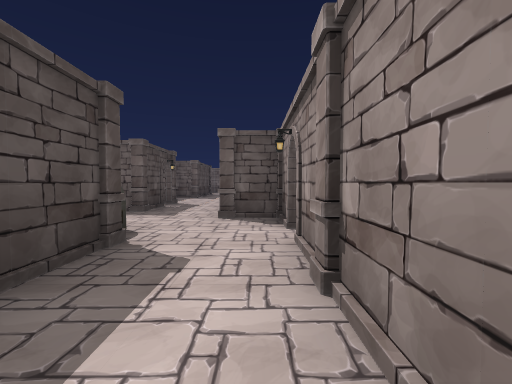
[1] (above)

24 first-person views from a walk through a scene from a Unity 3-D project. The camera is 1.2 m above the floor, tilts 2° down and sees 90° across. The floor is counted in squares, 2 m on a side. Each view is taken from the middle of a square. On the plan, view 1 faces up. The plan holds only what a view shows up to about 9 squares ahead; the rest is blank. Door leaves are left out, so doorways stand open.

[2]
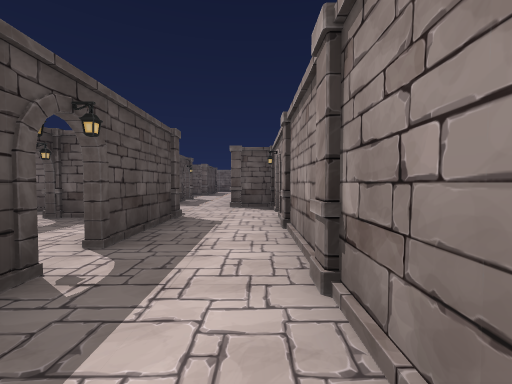

[3]
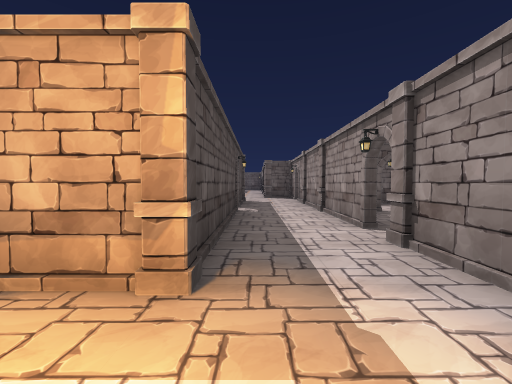

[4]
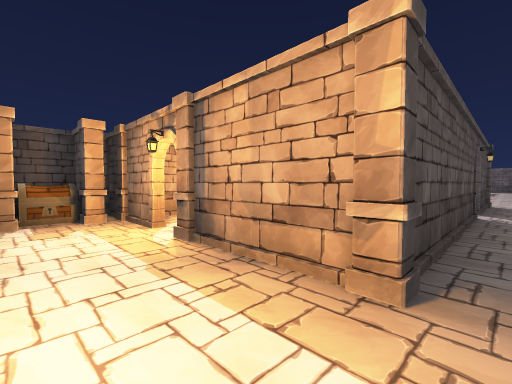

[5]
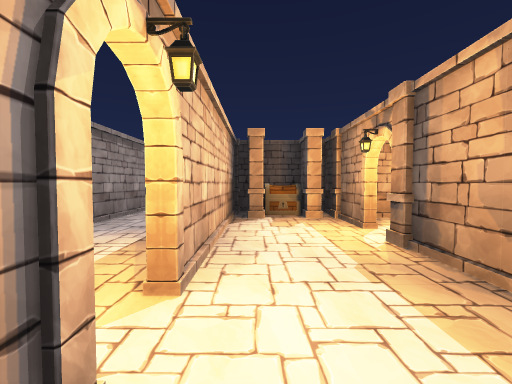

[6]
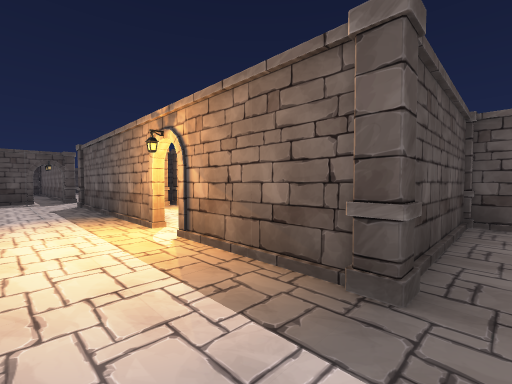

[7]
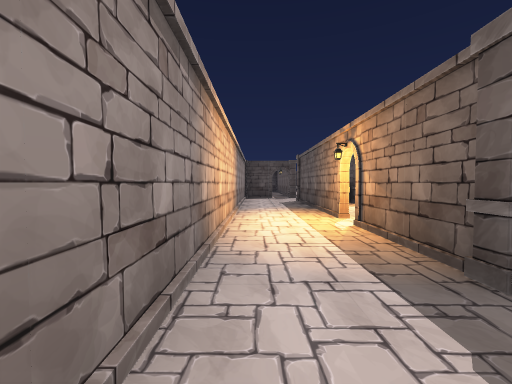

[8]
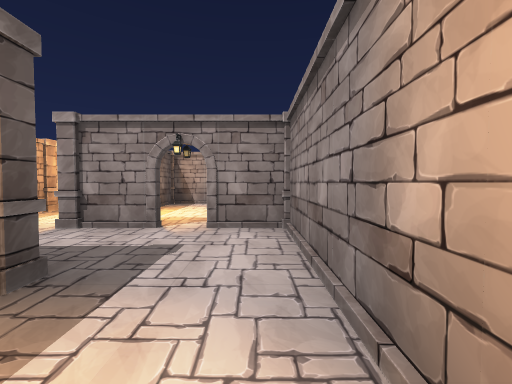

[9]
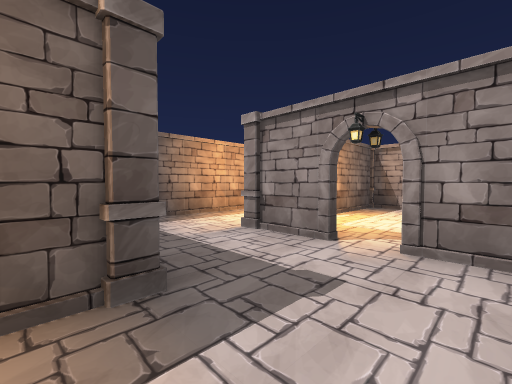

[10]
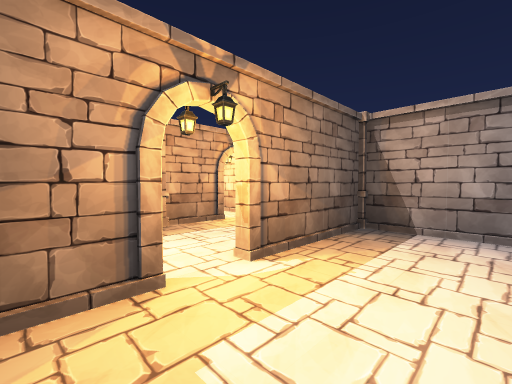

[11]
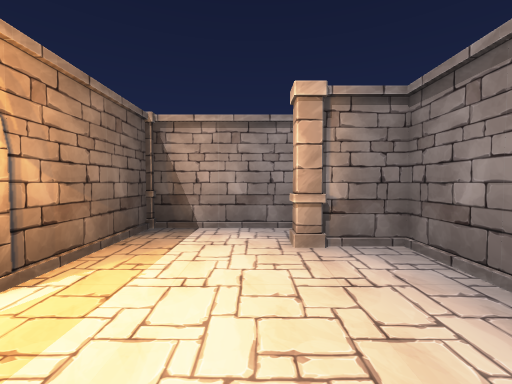

[12]
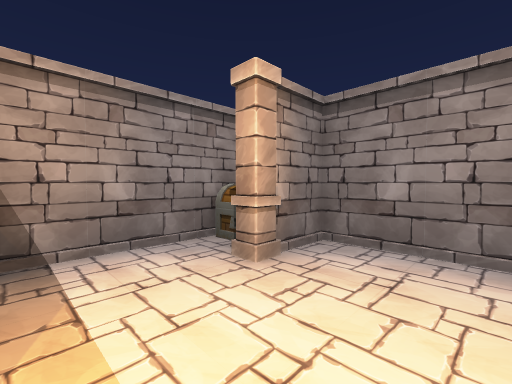

[13]
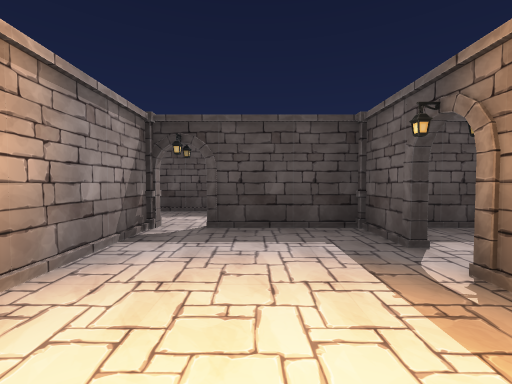

[14]
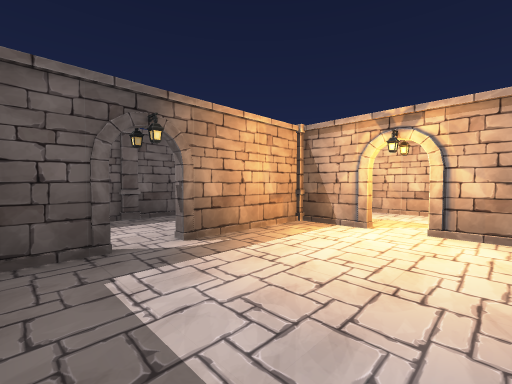

[15]
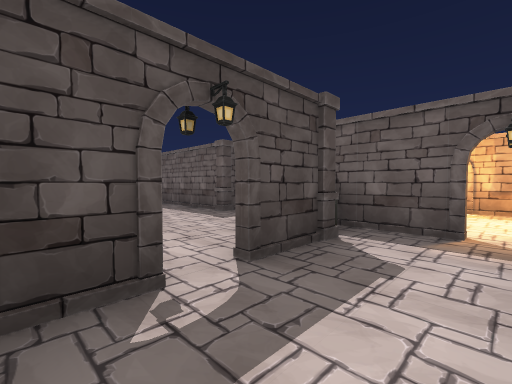

[16]
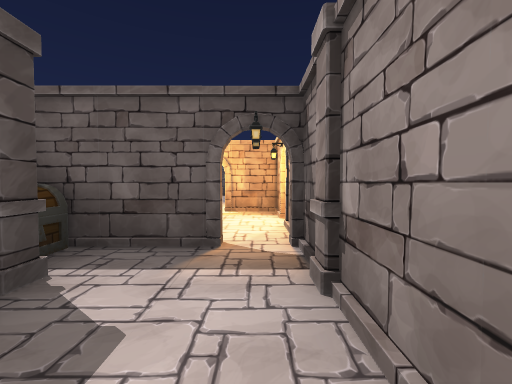

[17]
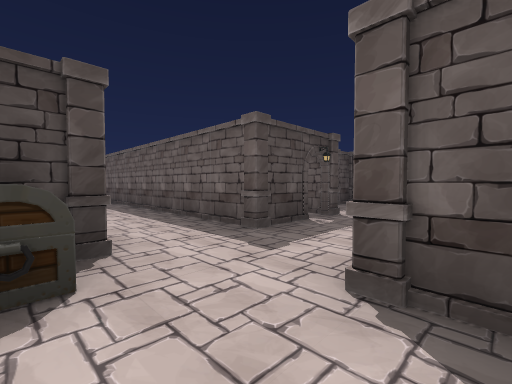

[18]
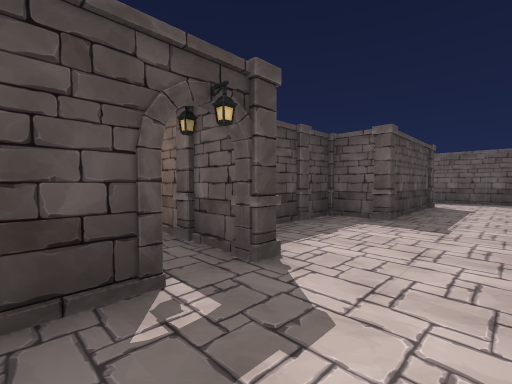

[19]
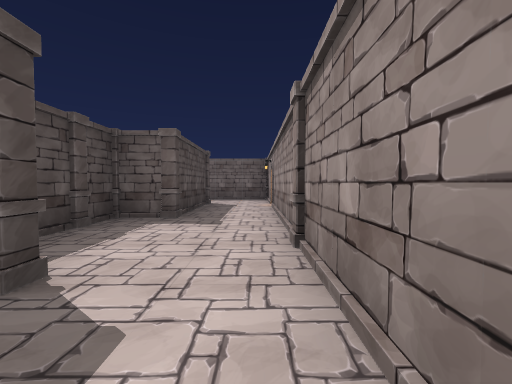

[20]
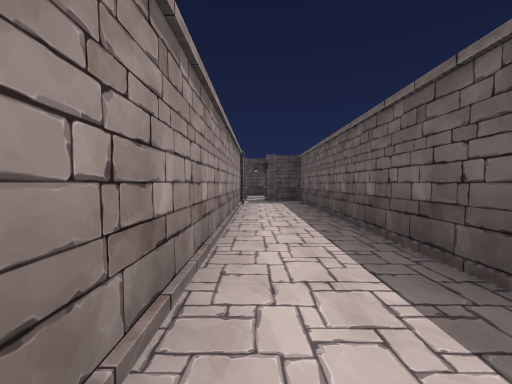

[21]
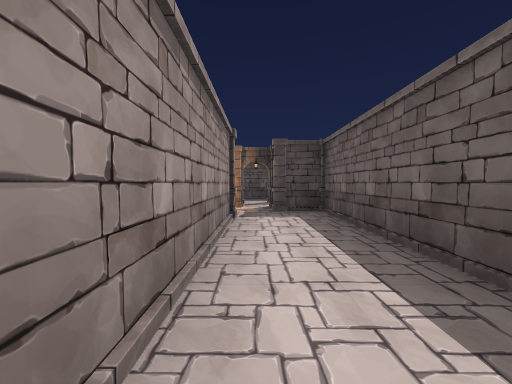

[22]
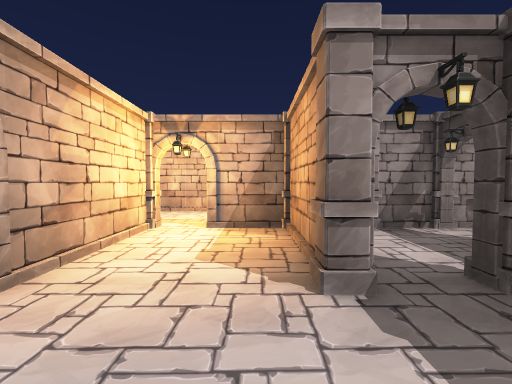

[23]
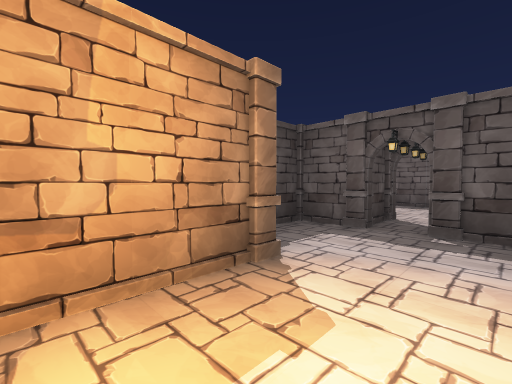

[24]
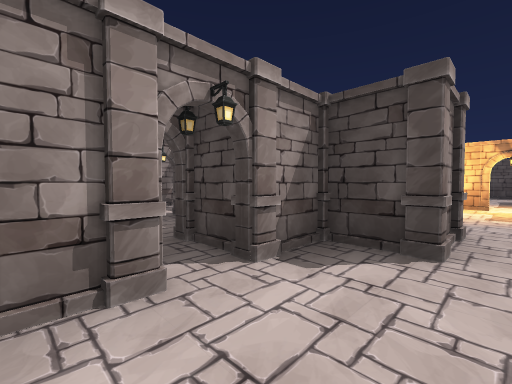

### Floor plan
Ten units are one square. View 1 is at (0, 0); x grows to the right and y downward. Boxes are objects, and circles mark ways between rooms. Rooms are numbered by the first view taken in them; rooms with no view inside come last. Other rooms are left out.
<svg viewBox="-120 -89 190 189">
<path fill="none" stroke="#000" d="M5 5 5 -27M-14 -24 -14 -2M5 46 5 34 14 34M5 28 5 5M-16 45 -26 45M-14 2 -14 41M5 65 -18 65M25 68 25 56M37 56 29 56M-22 65 -64 65M39 85 55 85M64 81 64 64M65 56 42 56M57 36 6 36 6 61M-70 85 25 85 25 72M-84 72 -84 80M45 31 45 22M64 26 64 9M6 -10 6 -2M34 -14 21 -14M6 -28 6 -19M6 -44 6 -32M5 -34 5 -44M9 -55 -1 -55M-24 -35 -24 -30M25 -49 25 -68M-24 -68 -24 -55 -34 -55M-101 -36 -44 -36M-34 -55 -114 -55M-64 -6 -54 -6 -54 6 -64 6M-48 -6 -39 -6M-39 6 -48 6M-75 44 -66 44M-64 50 -64 56M-29 -24 -34 -24M-44 -35 -62 -35M-114 -18 -114 -11M-26 45 -36 45 -36 24M-51 64 -22 64M-54 25 -54 44M18 6 6 6 6 28M14 34 26 34M42 6 22 6M25 -74 25 -84 13 -84"/>
<rect x="-5" y="-15" width="10" height="10" fill="#bbb"><title>pillar</title></rect>
<rect x="-15" y="45" width="10" height="10" fill="#bbb"><title>pillar</title></rect>
<rect x="-5" y="35" width="10" height="10" fill="#bbb"><title>pillar</title></rect>
<rect x="-5" y="5" width="10" height="10" fill="#bbb"><title>pillar</title></rect>
<rect x="-75" y="65" width="10" height="10" fill="#bbb"><title>pillar</title></rect>
<rect x="5" y="65" width="10" height="10" fill="#bbb"><title>pillar</title></rect>
<rect x="15" y="85" width="10" height="10" fill="#bbb"><title>pillar</title></rect>
<rect x="15" y="45" width="10" height="10" fill="#bbb"><title>pillar</title></rect>
<rect x="35" y="35" width="10" height="10" fill="#bbb"><title>pillar</title></rect>
<rect x="45" y="65" width="20" height="10" fill="#bbb"><title>pillar</title></rect>
<rect x="55" y="75" width="10" height="10" fill="#bbb"><title>chest</title></rect>
<rect x="45" y="-5" width="10" height="20" fill="#bbb"><title>pillar</title></rect>
<rect x="15" y="-15" width="10" height="10" fill="#bbb"><title>pillar</title></rect>
<rect x="-25" y="-35" width="10" height="10" fill="#bbb"><title>chest</title></rect>
<rect x="-25" y="-45" width="10" height="10" fill="#bbb"><title>pillar</title></rect>
<rect x="-25" y="-55" width="10" height="10" fill="#bbb"><title>pillar</title></rect>
<rect x="-15" y="-35" width="10" height="10" fill="#bbb"><title>pillar</title></rect>
<rect x="-15" y="-45" width="10" height="10" fill="#bbb"><title>pillar</title></rect>
<rect x="-5" y="-55" width="10" height="10" fill="#bbb"><title>chest</title></rect>
<rect x="5" y="-55" width="10" height="10" fill="#bbb"><title>pillar</title></rect>
<rect x="15" y="-45" width="10" height="10" fill="#bbb"><title>pillar</title></rect>
<rect x="-115" y="-45" width="10" height="10" fill="#bbb"><title>pillar</title></rect>
<rect x="-85" y="55" width="10" height="10" fill="#bbb"><title>pillar</title></rect>
<rect x="-85" y="45" width="10" height="10" fill="#bbb"><title>pillar</title></rect>
<rect x="-85" y="-25" width="10" height="10" fill="#bbb"><title>pillar</title></rect>
<rect x="-75" y="35" width="20" height="10" fill="#bbb"><title>pillar</title></rect>
<rect x="-75" y="25" width="10" height="10" fill="#bbb"><title>pillar</title></rect>
<rect x="-75" y="5" width="10" height="10" fill="#bbb"><title>pillar</title></rect>
<rect x="-75" y="-5" width="10" height="10" fill="#bbb"><title>pillar</title></rect>
<rect x="-65" y="55" width="10" height="10" fill="#bbb"><title>chest</title></rect>
<rect x="-65" y="45" width="10" height="10" fill="#bbb"><title>pillar</title></rect>
<rect x="-65" y="5" width="10" height="10" fill="#bbb"><title>pillar</title></rect>
<rect x="-65" y="-15" width="10" height="10" fill="#bbb"><title>pillar</title></rect>
<rect x="-65" y="-25" width="10" height="10" fill="#bbb"><title>pillar</title></rect>
<rect x="-55" y="15" width="10" height="10" fill="#bbb"><title>pillar</title></rect>
<rect x="-45" y="5" width="10" height="10" fill="#bbb"><title>pillar</title></rect>
<rect x="-45" y="-15" width="10" height="10" fill="#bbb"><title>pillar</title></rect>
<rect x="-45" y="-35" width="10" height="10" fill="#bbb"><title>pillar</title></rect>
<rect x="-55" y="55" width="10" height="10" fill="#bbb"><title>pillar</title></rect>
<rect x="-55" y="45" width="10" height="10" fill="#bbb"><title>pillar</title></rect>
<rect x="-35" y="45" width="10" height="10" fill="#bbb"><title>pillar</title></rect>
<circle cx="0" cy="15" r="3" fill="#2a7"/>
<circle cx="0" cy="-15" r="3" fill="#2a7"/>
<circle cx="-10" cy="0" r="3" fill="#2a7"/>
<circle cx="-20" cy="70" r="3" fill="#2a7"/>
<circle cx="-20" cy="60" r="3" fill="#2a7"/>
<circle cx="10" cy="30" r="3" fill="#2a7"/>
<circle cx="-70" cy="70" r="3" fill="#2a7"/>
<circle cx="30" cy="25" r="3" fill="#2a7"/>
<circle cx="20" cy="-15" r="3" fill="#2a7"/>
<circle cx="20" cy="10" r="3" fill="#2a7"/>
<circle cx="-30" cy="-40" r="3" fill="#2a7"/>
<circle cx="15" cy="-60" r="3" fill="#2a7"/>
<circle cx="-40" cy="35" r="3" fill="#2a7"/>
<circle cx="-50" cy="55" r="3" fill="#2a7"/>
<text x="0" y="-10">1</text>
<text x="0" y="40">2</text>
<text x="10" y="70">3</text>
<text x="50" y="20">4</text>
<text x="20" y="-10">5</text>
<text x="0" y="-40">6</text>
<text x="-80" y="-40">7</text>
<text x="-60" y="10">8</text>
<text x="-40" y="50">9</text>
<text x="20" y="20">10</text>
<text x="10" y="-70">11</text>
</svg>
Room 1 opens to room 2. Room 1 opens to room 6. Room 1 opens to room 8. Room 2 opens to room 3. Room 2 opens to room 9. Room 2 opens to room 10. Room 3 opens to room 8. Room 4 opens to room 10. Room 5 opens to room 6. Room 5 opens to room 10. Room 6 opens to room 7. Room 6 opens to room 11. Room 8 opens to room 9.

Where each view was taken, in squares from view 1:
view 1: 0 up, 0 right, facing up
view 2: 2 down, 0 right, facing up
view 3: 6 down, 1 left, facing up
view 4: 6 down, 1 left, facing up-left
view 5: 6 down, 1 left, facing left
view 6: 8 down, 1 right, facing up-left
view 7: 8 down, 2 right, facing left
view 8: 8 down, 1 left, facing right
view 9: 8 down, 0 right, facing up-right
view 10: 7 down, 3 right, facing up-right
view 11: 7 down, 3 right, facing right
view 12: 6 down, 4 right, facing down-right
view 13: 2 down, 4 right, facing left
view 14: 3 down, 1 right, facing up-right
view 15: 2 up, 2 right, facing up-left
view 16: 3 up, 2 right, facing up
view 17: 3 up, 0 right, facing up-left
view 18: 6 up, 1 left, facing up-left
view 19: 6 up, 1 left, facing up
view 20: 4 up, 3 left, facing left
view 21: 4 up, 6 left, facing left
view 22: 1 down, 5 left, facing down
view 23: 4 down, 4 left, facing up-left
view 24: 2 up, 4 left, facing down-left
